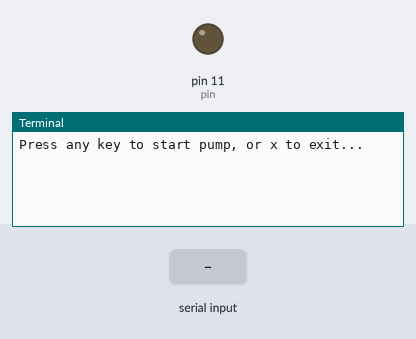
This program was run on a simulated Raspberry Pi (header pin numbers). On the bench: output pins drawn as LEDs (lit = HIGH), the last lines printed to the terminal. Inputs (shaded band) come from the test bench. At 3.3 s the program stops and its outputs stay as they are.

Above: at 1.2 s.
1.3 s: "1" typed at the terminal, then Enter
At 2.4 s:
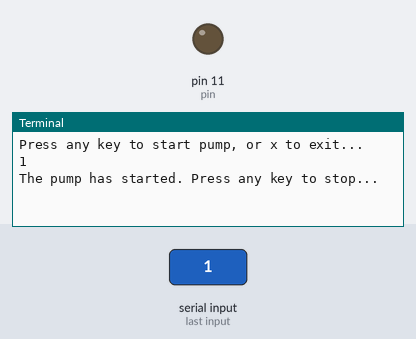
At 3.9 s:
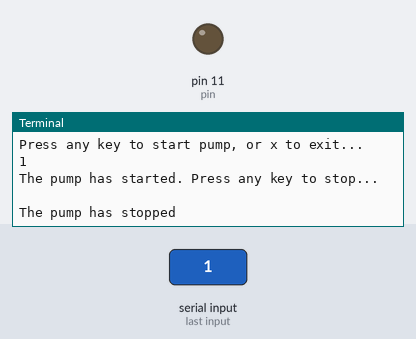

Measured:
- after the input at 1.3 s, the terminal: prints a new line at once (image 1)

The program:

pumpCtrl.py
```python
import RPi.GPIO as GPIO
import time

#for testing
import keyboard

pin = 11
GPIO.setwarnings(False)
GPIO.setmode(GPIO.BOARD)

def startPump():
	GPIO.setup(pin, GPIO.OUT)
#	GPIO.output(pin, 1)
	print("The pump has started. Press any key to stop...\n")
#	While True:
#		if keyboard.is_pressed():
#			GPIO.output(23, False)
#			break
	time.sleep(2)
	GPIO.cleanup(pin)
	print("The pump has stopped")


def main():

#	While True:
#		print("Press any key to start pump, or x to exit...\n")
#		if keyboard.read_key() == "x":
#			break
#		startPump()

	x =  input("Press any key to start pump, or x to exit...")
	x.strip()
	x.lower()
	if x == "x": print("You pressed x")
	else: startPump()

if __name__ == '__main__':
	main()
```
